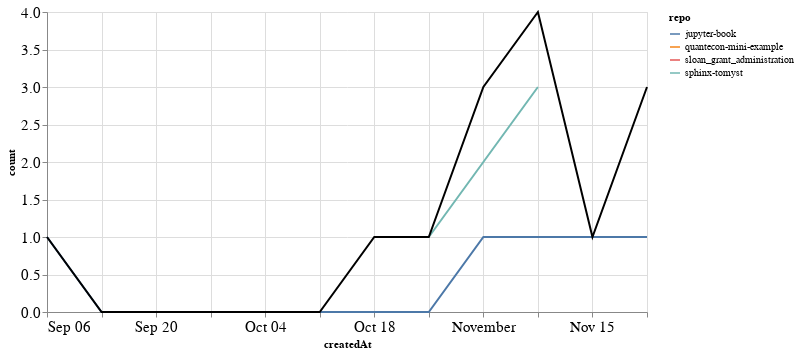

Here is the notebook cell this chart was saved with:
### Markdown cell above
### PRs

### Code cell
prs_time = prs.groupby('repo').resample('W', on='createdAt').count()['author'].reset_index()
prs_time = prs_time.rename(columns={'author': 'count'})
prs_time_total = prs_time.groupby('createdAt').agg({"count": "sum"}).reset_index()

ch1 = alt.Chart(prs_time, width=600).mark_line().encode(
    x='createdAt',
    y='count',
    color='repo',
    tooltip="repo"
)

ch2 = alt.Chart(prs_time_total, width=600).mark_line(color="black").encode(
    x='createdAt',
    y='count',
)

ch1 + ch2

### Figure 1 — Vega-Lite specification as saved in the notebook (floating-point values rounded to 4 significant figures)
{"config": {"axisLeft": {"labelFontSize": 15}, "axisBottom": {"labelFontSize": 15}}, "layer": [{"data": {"name": "data-3d38f6d744ff28f74bd2c6d88cf77af1"}, "mark": "line", "encoding": {"color": {"type": "nominal", "field": "repo"}, "tooltip": {"type": "nominal", "field": "repo"}, "x": {"type": "temporal", "field": "createdAt"}, "y": {"type": "quantitative", "field": "count"}}, "width": 600}, {"data": {"name": "data-085149934fa64ae195fcaa12f5bc632e"}, "mark": {"type": "line", "color": "black"}, "encoding": {"x": {"type": "temporal", "field": "createdAt"}, "y": {"type": "quantitative", "field": "count"}}, "width": 600}], "$schema": "https://vega.github.io/schema/vega-lite/v4.8.1.json", "datasets": {"data-3d38f6d744ff28f74bd2c6d88cf77af1": [{"repo": "jupyter-book", "createdAt": "2020-09-06T00:00:00", "count": 1}, {"repo": "jupyter-book", "createdAt": "2020-09-13T00:00:00", "count": 0}, {"repo": "jupyter-book", "createdAt": "2020-09-20T00:00:00", "count": 0}, {"repo": "jupyter-book", "createdAt": "2020-09-27T00:00:00", "count": 0}, {"repo": "jupyter-book", "createdAt": "2020-10-04T00:00:00", "count": 0}, {"repo": "jupyter-book", "createdAt": "2020-10-11T00:00:00", "count": 0}, {"repo": "jupyter-book", "createdAt": "2020-10-18T00:00:00", "count": 0}, {"repo": "jupyter-book", "createdAt": "2020-10-25T00:00:00", "count": 0}, {"repo": "jupyter-book", "createdAt": "2020-11-01T00:00:00", "count": 1}, {"repo": "jupyter-book", "createdAt": "2020-11-08T00:00:00", "count": 1}, {"repo": "jupyter-book", "createdAt": "2020-11-15T00:00:00", "count": 1}, {"repo": "jupyter-book", "createdAt": "2020-11-22T00:00:00", "count": 1}, {"repo": "quantecon-mini-example", "createdAt": "2020-11-22T00:00:00", "count": 2}, {"repo": "sloan_grant_administration", "createdAt": "2020-10-18T00:00:00", "count": 1}, {"repo": "sphinx-tomyst", "createdAt": "2020-10-25T00:00:00", "count": 1}, {"repo": "sphinx-tomyst", "createdAt": "2020-11-01T00:00:00", "count": 2}, {"repo": "sphinx-tomyst", "createdAt": "2020-11-08T00:00:00", "count": 3}], "data-085149934fa64ae195fcaa12f5bc632e": [{"createdAt": "2020-09-06T00:00:00", "count": 1}, {"createdAt": "2020-09-13T00:00:00", "count": 0}, {"createdAt": "2020-09-20T00:00:00", "count": 0}, {"createdAt": "2020-09-27T00:00:00", "count": 0}, {"createdAt": "2020-10-04T00:00:00", "count": 0}, {"createdAt": "2020-10-11T00:00:00", "count": 0}, {"createdAt": "2020-10-18T00:00:00", "count": 1}, {"createdAt": "2020-10-25T00:00:00", "count": 1}, {"createdAt": "2020-11-01T00:00:00", "count": 3}, {"createdAt": "2020-11-08T00:00:00", "count": 4}, {"createdAt": "2020-11-15T00:00:00", "count": 1}, {"createdAt": "2020-11-22T00:00:00", "count": 3}]}}
